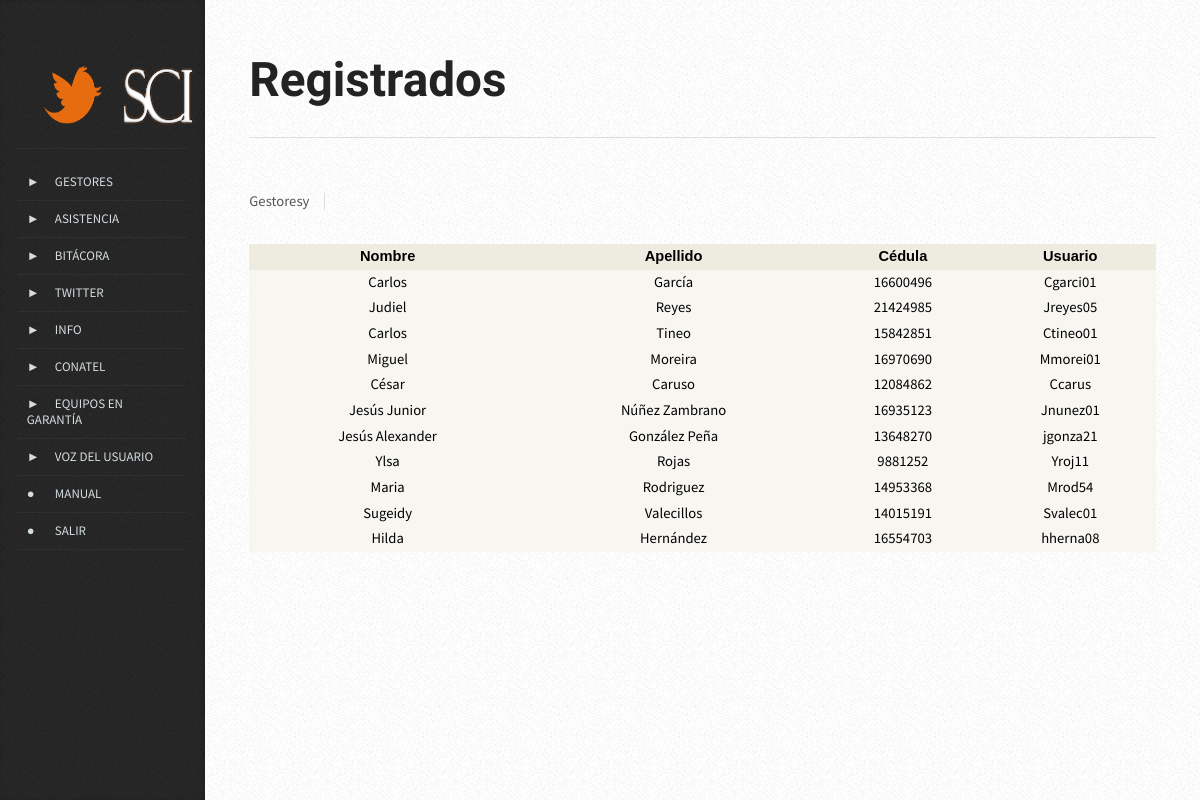
Screenshot of /vista/lista_gestores.php (signed in) with the database file from the repository.
### tables this page shows
CREATE TABLE `empleado` (
  `emp_cod` smallint(5) unsigned NOT NULL AUTO_INCREMENT,
  `emp_nombre` varchar(200) NOT NULL,
  `emp_apellido` varchar(200) NOT NULL,
  `emp_cedula` int(10) NOT NULL,
  `emp_login` varchar(20) DEFAULT NULL,
  `emp_perfil` int(1) NOT NULL,
  `emp_clave` varchar(32) DEFAULT NULL,
  PRIMARY KEY (`emp_cod`),
  UNIQUE KEY `emp_cedula` (`emp_cedula`)
);

### modelo/mod_empleado.php (called while the page is built, shortened)
<?php
class empleado{
		public function lista($mysqlconn){
		$query= "SELECT * FROM empleado";
		$consulta= mysqli_query($mysqlconn, $query) or die ("Consulta Errónea: ".mysqli_error($consulta));
		if($consulta){
			return ($consulta);
			}
		}
}
?>

### controlador/con_listarEmpleado.php (the view, shortened to what this page needs)
<?php
                               $conexion = new Connex();
                               $mysqlconn= $conexion->conectar();
require("../modelo/mod_empleado.php");
 $consulta= new empleado();
 $listar=$consulta-> lista ($mysqlconn);
    if(mysqli_num_rows($listar)>0){
?>
<table width=" " border="2" bgcolor="#dcdcdc" align="center" id="tablaregistro" >
<thead >
  <tr bgcolor="#000000" >
  <th align="center" bgcolor="#eeece1"><span class="style3">Nombre</span></th>
  <th align="center" bgcolor="#eeece1"><span class="style3">Apellido</span></th>
  <th align="center" bgcolor="#eeece1"><span class="style3">Cédula</span></th>
  <th align="center" bgcolor="#eeece1"><span class="style3">Usuario</span></th>
 </tr>
 </thead>
 <?php
 for($i=0; $i<mysqli_num_rows($listar); $i++){
 $row= mysqli_fetch_array($listar, MYSQLI_ASSOC);
 $emp_nombre=$row["emp_nombre"];
 $emp_apellido=$row["emp_apellido"];
 $emp_cedula=$row["emp_cedula"];
 $emp_login=$row["emp_login"];
 ?>
 <tr>
 <td align="center" bgcolor="#f7f6f1"><span class="style1"><?php echo $emp_nombre;?></span>
 <td align="center" bgcolor="#f7f6f1"><span class="style1"><?php echo $emp_apellido;?></span>
 <td align="center" bgcolor="#f7f6f1"><span class="style1"><?php echo $emp_cedula;?></span>
 <td align="center" bgcolor="#f7f6f1"><span class="style1"><?php echo $emp_login;?>
     <?php }?>
 </span>
 </table>
 <?php }?>

### vista/lista_gestores.php (shortened to what this page needs)
<!DOCTYPE HTML>
<html>
	<head>
	</head>
	<body class="left-sidebar">
			<div id="wrapper">
					<div id="content">
						<div class="inner">
								<article class="box post post-excerpt">
									<header>
										<h2><a href="#">Registrados</a></h2>
										<hr>
									</header>
									<div class="info">
										<span class="date"><span class="month">Gestores<span>y</span></span>
										<ul class="stats">
										</ul>
									</div>
                  <div align="top">
							<?php require ("../controlador/con_listarEmpleado.php");?>
                    </div>
								</article>
						</div>
					</div>
					<?php
require ("menu.php");
?>
	</body>
</html>

### vista/menu.php (shortened to what this page needs)
<head>
</head>
<body>
					<div id="sidebar" class="menujq">
							<a id="logo" href="hoy.php" ><img src="images/logo.png"width='184' height='84'/></a>
                                <?php
								if($_SESSION['emp_perfil']=='1'){
								 	require ("menu/menu_perfil1.php");}
										elseif($_SESSION['emp_perfil']=='2'){
								 			require ("menu/menu_perfil2.php");}
								 				else require ("menu/menu_perfil3.php");
								 ?>
							<div id="copymenu">
							<?php require ("copyright.php");?>
					</div>
			</div>
</body>

### vista/menu/menu_perfil1.php (shortened to what this page needs)
	<ul>
	<li><a href="javascript:void();">Gestores</a>
	</li>
	<li><a href="javascript:void();">Asistencia</a>
	</li>
	<li><a href="javascript:void();">Bitácora</a>
</li>
<li><a href="javascript:void();">Twitter</a>
</li>
	<li><a href="javascript:void();">Info</a>
</li>
	<li><a href="javascript:void();">Conatel</a>
</li>
	<li><a href="javascript:void();">Equipos En Garantía</a>
</li>
<li><a href="javascript:void();">Voz Del Usuario</a>
</li>
<li><a href="construccion.php">Manual</a></li>
<li><a href="salir.php">Salir</a></li>
	</ul>

### vista/copyright.php
<ul id="copyright"><li>&copy; Moreira / Reyes / Garcia Design v.2.0</ul>

### vista/css/style.css (style rules this page uses)
body { background-color: #e8e8e8; background-image: url('images/bg02.png'); }
body,input,textarea,select { font-family: 'Source Sans Pro', sans-serif; font-weight: 400; color: #565656; }
a { color: #666; }
h2,h3,h4,h5,h6 { font-family: 'Open Sans Condensed', sans-serif; font-weight: 700; color: #232323; }
h2 a, h4 a, h5 a, h6 a { text-decoration: none; color: inherit; }
hr { border: 0; border-top: solid 1px #ddd; padding: 1.5em 0 0 0; margin: 1.75em 0 1.3em 0; }
p, ul, ol, dl, table { margin-bottom: 1em; }
table { width: 100%; height: 2%; }
header { margin: 0 0 2em 0; }
section, article { margin-bottom: 3em; }
section > :last-child, article > :last-child { margin-bottom: 0; }
section:last-child, article:last-child { margin-bottom: 0; }
.box.post { position: relative; }
.box.post .info .stats { margin: 0; cursor: default; }
#wrapper { position: relative; }
.menujq a { display: block; padding: 10px; border-bottom: 1px solid #2f2f2f; background: #282828 url('images/bg01.png'); color: #fff; text-decoration: none; font-size: 13px; line-height: 16px; text-transform: uppercase; }
.menujq ul li a:before { content: "\25CF\00A0 "; color: fff; width: 28px; display: inline-block; vertical-align: top; }
.menujq ul li.desplegable a:before { content: "\25BA\00A0"; color: fff; }
#sidebar a { color: #d4dde0; }
#content { position: relative; background-color: #fff; background-image: url('images/bg02.png'); }
#content > .inner { position: relative; z-index: 1; }
#copyright { padding-top: 18em; position: absolute; }
#copyright:before { content: ''; border-top: solid 1px; border-bottom: solid 1px; border-color: #171E29; border-color: rgba(0,0,0,0.25); box-shadow: inset 0px 1px 0px 0px rgba(255,255,255,0.075), 0px 1px 0px 0px rgba(255,255,255,0.075); display: block; }

### vista/css/style-desktop.css (style rules this page uses)
body { height: 100%; }
body,input,textarea,select { line-height: 1.75em; }
h2 { font-size: 1.5em; }
#logo { font-family: 'Open Sans Condensed', sans-serif; font-weight: 700; font-size: 2em; letter-spacing: 0.1em; }
#content { box-shadow: 0 0 0.25em 0em rgba(0,0,0,0.25); }
#content > .inner { max-width: 1038px; padding-bottom: 2em; }
#sidebar { position: fixed; top: 0; padding: 3em 1.35em 1em 1.15em; width: 14em; background: #282828 url('images/bg01.png'); box-shadow: inset -0.1em 0em 0.35em 0em rgba(0,0,0,0.15); }
body.left-sidebar #sidebar { left: 0; }
#copyright { margin: 0 0 0 0; text-align: center; }
#copyright:before { height: 0.5em; margin: 0 0 0.2em 0; }

### vista/css/style-narrow.css (style rules this page uses)
body { min-width: 1000px; }
body,input,textarea,select { font-size: 11pt; }
.box.post h2 { font-size: 3.25em; line-height: 1.25em; }
.box.post header { padding: 1.5em 0 0 0; margin: 0 0 3em 0; }
.box.post .info { width: 100%; padding: 1em 0 0 0; position: relative; top: -2em; }
.box.post .info .date { display: inline; }
.box.post .info .stats { display: inline; border-left: solid 1px #ddd; margin-left: 1em; padding-left: 1em; }
#content { padding: 2em 3em 6em 3em; }
body.left-sidebar #content { margin-left: 14em; }

### controlador/con_listarEmpleado.php (style rules this page uses)
.style3 { font-family: Arial, Helvetica, sans-serif; font-weight: bold; color: #000000; }

### rows the page displays
empleado: emp_nombre "Carlos", emp_apellido "García", emp_cedula "16600496", emp_login "Cgarci01"
empleado: emp_nombre "Judiel", emp_apellido "Reyes", emp_cedula "21424985", emp_login "Jreyes05"
empleado: emp_nombre "Carlos", emp_apellido "Tineo", emp_cedula "15842851", emp_login "Ctineo01"
empleado: emp_nombre "Miguel", emp_apellido "Moreira", emp_cedula "16970690", emp_login "Mmorei01"
empleado: emp_nombre "César", emp_apellido "Caruso", emp_cedula "12084862", emp_login "Ccarus"
empleado: emp_nombre "Jesús Junior", emp_apellido "Núñez Zambrano", emp_cedula "16935123", emp_login "Jnunez01"
empleado: emp_nombre "Jesús Alexander", emp_apellido "González Peña", emp_cedula "13648270", emp_login "jgonza21"
empleado: emp_nombre "Ylsa", emp_apellido "Rojas", emp_cedula "9881252", emp_login "Yroj11"
empleado: emp_nombre "Maria", emp_apellido "Rodriguez", emp_cedula "14953368", emp_login "Mrod54"
empleado: emp_nombre "Sugeidy", emp_apellido "Valecillos", emp_cedula "14015191", emp_login "Svalec01"
empleado: emp_nombre "Hilda", emp_apellido "Hernández", emp_cedula "16554703", emp_login "hherna08"
